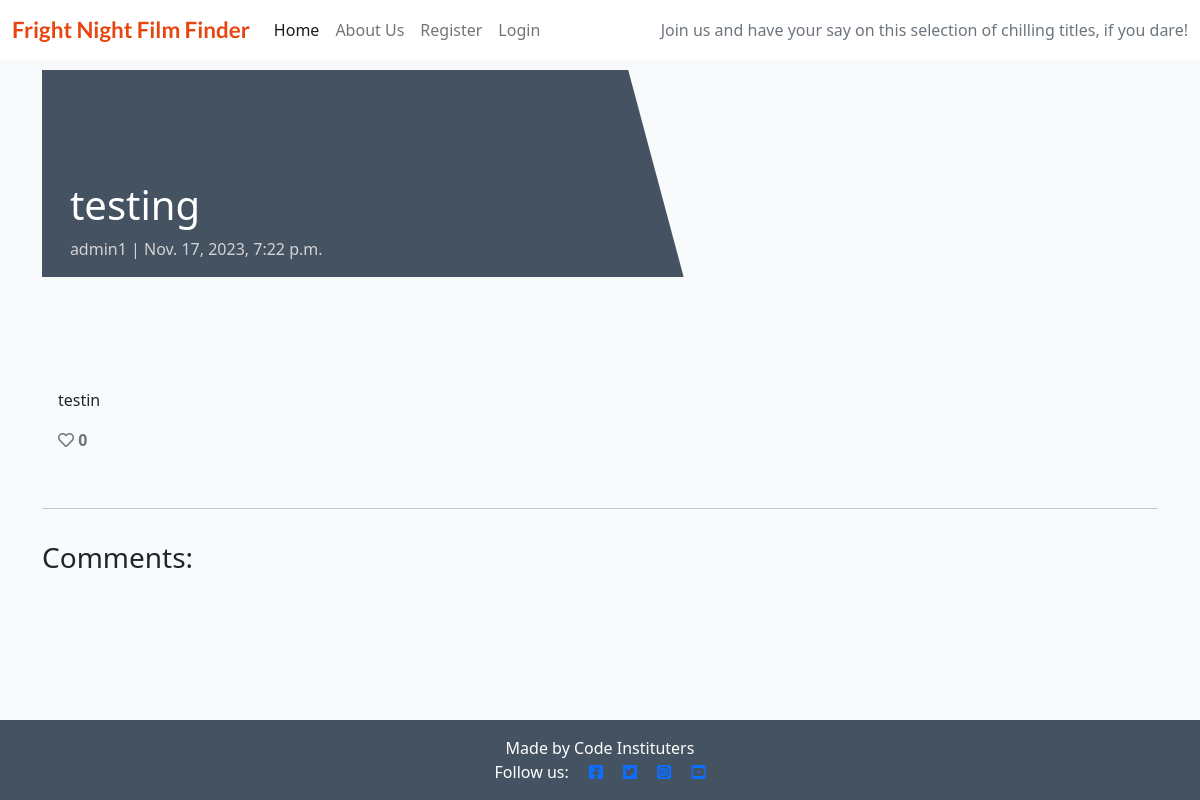
The page /default-slug/ on the database its author committed.
### FNFFapp/models.py (models this page shows, shortened)
class Post(models.Model):
    title = models.CharField(max_length=150, unique=True)
    slug = models.SlugField(max_length=150, unique=True,)
    author = models.ForeignKey(User, on_delete=models.CASCADE, related_name='blog_posts')
    featured_image = CloudinaryField('image', default='placeholder')
    excerpt = models.TextField(blank=True)
    updated_on = models.DateTimeField(auto_now=True)
    content = models.TextField()
    created_on = models.DateTimeField(auto_now_add=True)
    status = models.IntegerField(choices=STATUS, default=1)
    likes = models.ManyToManyField(User, related_name='blogpost_like', blank=True)
    class Meta:
        ordering = ['-created_on']
    def number_of_likes(self):
        return self.likes.count()

### FNFFapp/views.py (the view, shortened to what this page needs)
# urls.py: path('<slug:slug>/', views.PostDetail.as_view(), name='post_detail'),
class PostDetail(View):
    def get(self, request, slug, *args, **kwargs):
        queryset = Post.objects.filter(status=1)
        post = get_object_or_404(queryset, slug=slug)
        comments = post.comments.filter(approved=True).order_by('created_on')
        liked = False
        if post.likes.filter(id=self.request.user.id).exists():
            liked = True
        return render(
            request,
            'post_detail.html',
            {
                'post': post,
                'comments': comments,
                'commented': False,
                'liked': liked,
                'comment_form': CommentForm()
            },
        )

### templates/post_detail.html (shortened to what this page needs)
{% extends 'base.html' %} {% block content %}
{% load crispy_forms_tags %}
<div class="masthead">
    <div class="container">
        <div class="row g-0">
            <div class="col-md-6 masthead-text">
                <h1 class="post-title">{{ post.title }}</h1>
                <p class="post-subtitle">{{ post.author }} | {{ post.created_on }}</p>
            </div>
            <div class="d-none d-md-block col-md-6 masthead-image">
            </div>
        </div>
    </div>
</div>
<div class="container">
    <div class="row">
        <div class="col card mb-4  mt-3 left  top">
            <div class="card-body">
                <p class="card-text ">
                    {{ post.content | safe }}
                </p>
                <div class="row">
                    <div class="col-1">
                        <strong>
                            {% if user.is_authenticated %}
                            <form class="d-inline" action="{% url 'post_like' post.slug %}" method="POST">
                                {% csrf_token %}
                                {% if liked %}
                                <button type="submit" name="blogpost_id" value="{{post.slug}}" class="btn-like"><i class="fas fa-heart"></i></button>
                                {% else %}
                                <button type="submit" name="blogpost_id" value="{{post.slug}}" class="btn-like"><i class="far fa-heart"></i></button>
                                {% endif %}
                            </form>
                            {% else %}
                            <span class="text-secondary"><i class="far fa-heart"></i></span>
                            {% endif %}
                            <span class="text-secondary">{{ post.number_of_likes }}</span>
                        </strong>
                    </div>
                </div>
            </div>
        </div>
    </div>
    <div class="row">
        <div class="col">
            <hr>
        </div>
    </div>
    <div class="row">
        <div class="col-md-8 card mb-4  mt-3 ">
            <h3>Comments:</h3>
            <div class="card-body">
            </div>
        </div>
        <div class="col-md-4 card mb-4  mt-3 ">
            <div class="card-body">
            </div>
        </div>
    </div>
</div>
{% endblock content %}

### static/css/style.css (style rules this page uses)
body { background-color: #F9FAFC; }
.main-bg { background-color: #F9FAFC; }
.card { border: none; background-color: transparent; }
.masthead { margin-top: 10px; overflow: hidden; position: relative; display: inline-block; height: 33vh; width: 100%; }
.masthead-text { background-color: #445261; color: white; position: relative; }
.masthead-image { position: relative; overflow: hidden; }
.masthead-image:after { content: ""; position: absolute; top: 0; right: 90%; height: 100%; width: 150%; background: #445261; -webkit-transform: skew(15deg); -moz-transform: skew(15deg); transform: skew(15deg); z-index: 100; }
.post-title { margin-top: 20%; margin-left: 5%; }
.post-subtitle { margin-left: 5%; color: lightgray; }

### rows shown on the page
Post: title "testing", author "admin1", created_on "Nov. 17, 2023, 7:22 p.m.", content "testin", number_of_likes "0"
